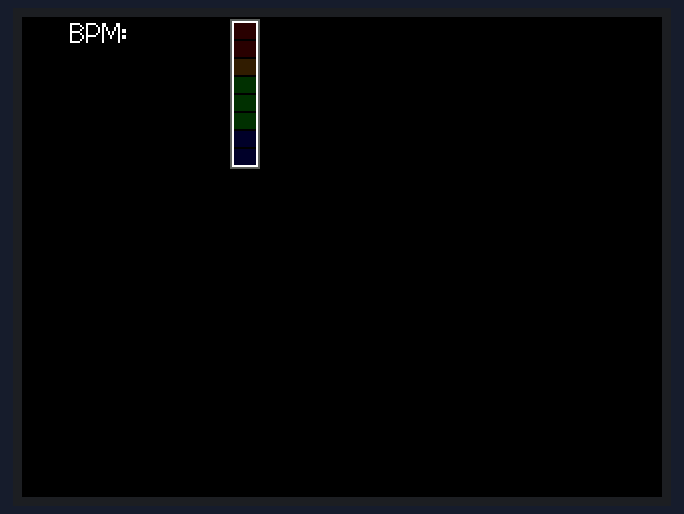
A sketch run on a simulated ESP32. Shown: 320×240 colour display. The local clock reads 2024-03-15 10:24:30 at power-on unless the sketch sets it; nothing arrives over Bluetooth unless stated; what the sketch prints to the serial monitor is not drawn.

Above: at 5.3 s.
At 7.17 s:
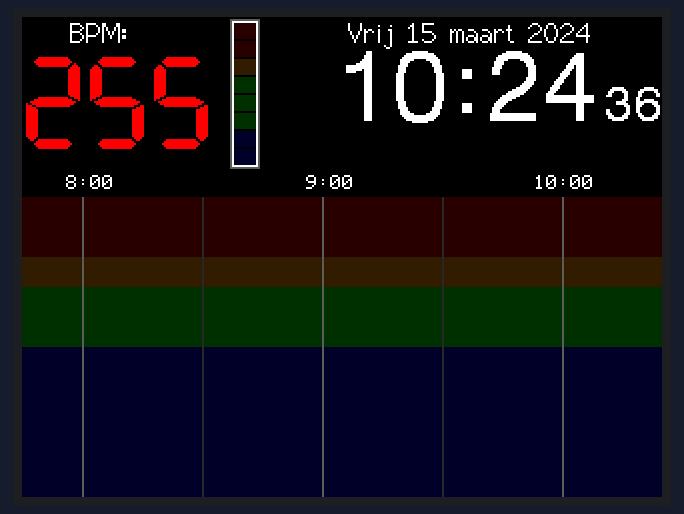
At 7.72 s:
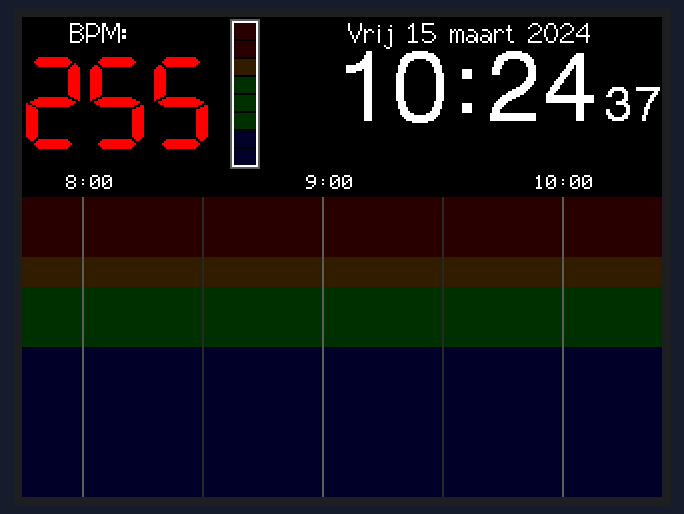
At 8.98 s:
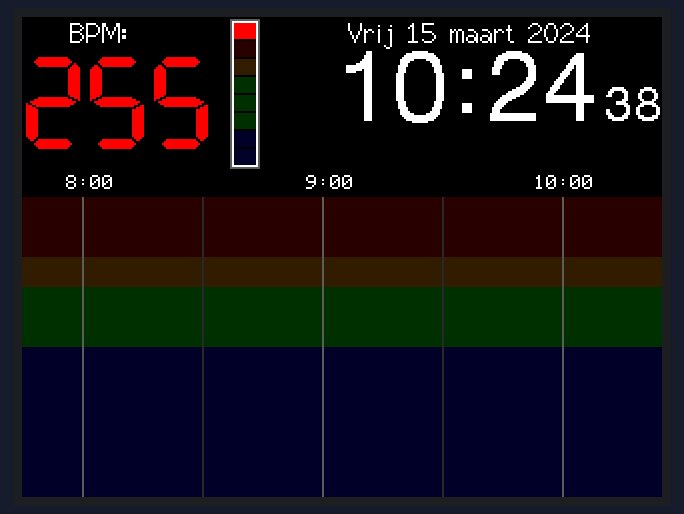

The sketch:

ESP32-2432S028_Heart_Rate_Monitor.ino
```cpp
#include <BLEDevice.h>
#include <TFT_eSPI.h>
#include <TimeLib.h>
#include <Wire.h>
#include <DS1307RTC.h>

#define DEBUG 1
#define PROGRAM_NAME    "ESP32-2432S028 Heart Rate Monitor"
#define PROGRAM_VERSION "0.3a"


#if DEBUG == 1
#define debug(x)   Serial.print(x)
#define debugln(x) Serial.println(x)
#else
#define debug(x)
#define debugln(x)
#endif


#define TFT_GREY      0x5AEB
#define TFT_BG_RED     10240
#define TFT_BG_ORANGE  12512
#define TFT_BG_GREEN     384
#define TFT_BG_BLUE        5
#define TFT_BG_GREY    10565


static BLEUUID serviceUUID("0000180d");
static BLEUUID charUUID("00002a37");

static BLERemoteCharacteristic* pRemoteCharacteristic;
static BLEAdvertisedDevice*     myDevice;

static boolean doConnect    = false;
static boolean connected    = false;
static boolean doScan       = false;

static uint16_t ppi_latest  = 1;
static uint8_t  bpm_latest  = 255;
static uint16_t ts_latest;

static uint16_t bufferIndex = 0;
static uint16_t PPIBuffer[16384];
static uint8_t  BPMBuffer[16384];

const char dayOfTheWeek[7][5] = {"Zon", "Maa", "Din", "Woe", "Don", "Vrij", "Zat"};
const char monthLong[12][10]  = {
  "januari",
  "februari",
  "maart",
  "april",
  "mei",
  "juni",
  "juli",
  "augustus",
  "september",
  "oktober",
  "november",
  "december" };

unsigned long millis_c = 0;
unsigned long millis_p = 0;
boolean  blink1;
uint8_t  seconds_c, seconds_p, minute_c, minute_p, halfMin_c, halfMin_p, hour_c, hour_p, hour1, hour2;
uint8_t  bpm_min[321], bpm_max[321], bpm_avg[321];
uint8_t  bpm           = 125;
uint16_t bpmColor      = TFT_BLUE;
uint16_t bufferIndex_p = 0;
uint16_t t             = 0;

TFT_eSPI     display     = TFT_eSPI();
TFT_eSprite  graph       = TFT_eSprite(&display);
TFT_eSprite  klok        = TFT_eSprite(&display);
TFT_eSprite  klok_s      = TFT_eSprite(&display);
TFT_eSprite  label0      = TFT_eSprite(&display);
TFT_eSprite  label1      = TFT_eSprite(&display);
TFT_eSprite  label2      = TFT_eSprite(&display);
TFT_eSprite  label_rm    = TFT_eSprite(&display);
TFT_eSprite  rate        = TFT_eSprite(&display);
TFT_eSprite  ratebar     = TFT_eSprite(&display);
TFT_eSprite  ratebarleds = TFT_eSprite(&display);


// Scan for BLE servers and find the first one that advertises the service we are looking for.
class MyAdvertisedDeviceCallbacks: public BLEAdvertisedDeviceCallbacks {

  // Called for each advertising BLE server.
  void onResult(BLEAdvertisedDevice advertisedDevice) {
    Serial.print("BLE Advertised Device found: ");
    Serial.println(advertisedDevice.toString().c_str());

    // We have found a device, let us now see if it contains the service we are looking for.
    if (advertisedDevice.haveServiceUUID() && advertisedDevice.isAdvertisingService(serviceUUID)) {

      BLEDevice::getScan()->stop();
      myDevice = new BLEAdvertisedDevice(advertisedDevice);
      doConnect = true;
      doScan = true;

    } // Found our server
  } // onResult
}; // MyAdvertisedDeviceCallbacks class


void setup() {
  Serial.begin(115200);
  debugln(F("Setup start"));
  Serial.println();
  Serial.println(F(PROGRAM_NAME));
  Serial.print(F("version: "));
  Serial.println(F(PROGRAM_VERSION));
  BLEDevice::init("");

  // Retrieve a Scanner and set the callback we want to use to be informed when we
  // have detected a new device.  Specify that we want active scanning and start the
  // scan to run for 5 seconds.
  BLEScan* pBLEScan = BLEDevice::getScan();
  pBLEScan->setAdvertisedDeviceCallbacks(new MyAdvertisedDeviceCallbacks());
  pBLEScan->setInterval(1349);
  pBLEScan->setWindow(449);
  pBLEScan->setActiveScan(true);
  pBLEScan->start(5, false);

  Wire.begin(27,22);
  display.init();
  display.setRotation(1);
  display.invertDisplay(true);
  display.fillScreen(TFT_BLACK);
  display.setTextSize(1);
  display.setTextColor(TFT_WHITE,TFT_BLACK);
  display.setCursor(24, 0, 2);
  display.print("BPM:");

  setSyncProvider(RTC.get);
#if DEBUG == 1
  if (timeStatus() == timeSet) Serial.println("RTC has set the system time");
  else                         Serial.println("Unable to sync with the RTC");
#endif

  label0.setColorDepth(1);
  label0.setTextColor(TFT_WHITE,TFT_BLACK);
  label0.createSprite(30,8);
  label0.fillSprite(TFT_BLACK);
  label1.setColorDepth(1);
  label1.setTextColor(TFT_WHITE,TFT_BLACK);
  label1.createSprite(30,8);
  label1.fillSprite(TFT_BLACK);
  label2.setColorDepth(1);
  label2.setTextColor(TFT_WHITE,TFT_BLACK);
  label2.createSprite(30,8);
  label2.fillSprite(TFT_BLACK);
  label_rm.createSprite(30,8);
  label_rm.fillSprite(TFT_BLACK);

  graph.createSprite(320,150);

  klok.setColorDepth(1);
  klok.createSprite(163,53);
  //klok.createSprite(132,56);
  klok.setTextSize(1);
  klok.setTextColor(TFT_WHITE,TFT_BLACK);
  klok.fillSprite(TFT_BLACK);
  klok.drawChar(':', 58, 16, 6);

  klok_s.setColorDepth(1);
  klok_s.createSprite(30,20);
  klok_s.setTextSize(1);
  klok_s.setTextColor(TFT_WHITE,TFT_BLACK);

  rate.setColorDepth(8);
  rate.createSprite(96,48);
  rate.fillSprite(TFT_BLACK);
  rate.setTextSize(0);
  rate.setTextColor(TFT_WHITE,TFT_BLACK);

  ratebar.createSprite(16,75);
  ratebar.fillSprite(TFT_BLACK);
  ratebar.drawRect(1,1,13,73,TFT_WHITE);
  ratebar.drawRect(0,0,15,75,TFT_GREY);

  ratebarleds.createSprite(11,71);
  ratebarleds.fillSprite(TFT_BLACK);
  ratebarleds.fillRect(0, 0,11,8,TFT_BG_RED);
  ratebarleds.fillRect(0, 9,11,8,TFT_BG_RED);
  ratebarleds.fillRect(0,18,11,8,TFT_BG_ORANGE);
  ratebarleds.fillRect(0,27,11,8,TFT_BG_GREEN);
  ratebarleds.fillRect(0,36,11,8,TFT_BG_GREEN);
  ratebarleds.fillRect(0,45,11,8,TFT_BG_GREEN);
  ratebarleds.fillRect(0,54,11,8,TFT_BG_BLUE);
  ratebarleds.fillRect(0,63,11,8,TFT_BG_BLUE);
  ratebarleds.pushToSprite(&ratebar,2,2);

  ratebar.pushSprite(104,1);

  debugln();
  debug("Custom color calc: ");
  debugln(display.color565(40, 40, 40));

  minute_c  = minute();
  halfMin_c = (minute_c * 2) + (seconds_c / 30);

  hour_c                = hour();
  if (hour_c < 1) hour1 = 23;
  else            hour1 = hour_c - 1;
  if (hour1 < 1)  hour2 = 23;
  else            hour2 = hour1 - 1;
  debugln(F("Setup end"));
  debugln();
}


void loop() {
  millis_c  = millis();
  seconds_c = second();
  char val_char[10];

  if (doConnect == true) {
    debug(F("var doConect == "));
    debugln(doConnect);
    debugln(F("Initiating connection to sensor..."));
    if (connectToServer()) {
      Serial.println(F("Connection to sensor succeeded"));
    } else {
      Serial.println(F("Connection to sensor failed"));
    }
    doConnect = false;
    debugln(F("-"));
  }

  if (!connected) {
    debug(F("var connected == "));
    debugln(connected);
    debugln(F("Scanning for sensor..."));
    if(doScan) BLEDevice::getScan()->start(0);  // this is just example to start scan after disconnect,
                                                // most likely there is better way to do it in Arduino
    debugln(F("-"));
  }

  // =====================================================
  // Run this section every time a measurement is received
  // =====================================================
  if (bufferIndex != bufferIndex_p) {
    bufferIndex_p = bufferIndex;

    float bpm_calc = (float(60000) / float(ppi_latest)) + 0.05;

#if DEBUG ==1
    Serial.println(F("=========  Per measurement section  ========="));

    dtostrf(bufferIndex, 6, 0, val_char);
    Serial.print("          index: ");
    Serial.println(val_char);

    dtostrf(ppi_latest, 5, 0, val_char);
    Serial.print("   received PPI: ");
    Serial.println(val_char);

    dtostrf(bpm_latest, 5, 0, val_char);
    Serial.print("   received BPM: ");
    Serial.println(val_char);

    dtostrf(bpm_calc, 5, 1, val_char);
    Serial.print(" calculated BPM: ");
    Serial.println(val_char);
#endif

    if ( bpm_min[t] == 0)          bpm_min[t] = 65535;
    if ( bpm_latest < bpm_min[t] ) bpm_min[t] = bpm_latest;
    if ( bpm_latest > bpm_max[t] ) bpm_max[t] = bpm_latest;

  }


  // =============================
  // Run this section every minute
  // =============================
  if (minute_c != minute_p ) {
    minute_p = minute_c;
    hour_p   = hour_c;

    debugln("=========  Per minute section  =========");

    klok.drawNumber(hour_c / 10,   0, 16, 6);
    klok.drawNumber(hour_c % 10,  29, 16, 6);
    klok.drawNumber(minute_c / 10,  75, 16, 6);
    klok.drawNumber(minute_c % 10, 104, 16, 6);
    klok.setCursor(0, 0, 2);
    klok.print(" ");
    klok.print(dayOfTheWeek[weekday()-1]);
    klok.print(" ");
    klok.print(day());
    klok.print(" ");
    klok.print(monthLong[month()-1]);
    klok.print(" ");
    klok.print(year());
    klok.pushSprite(157,0);
    klok_s.pushSprite(291,33);

    // Refresh the labels in the graph
    label0.fillSprite(1);
    label0.setCursor(0, 0, 1);
    if (hour_c < 10) label0.print(" ");
    label0.print(hour_c);
    label0.print(":00");
    label1.fillSprite(1);
    label1.setCursor(0, 0, 1);
    if (hour1 < 10) label1.print(" ");
    label1.print(hour1);
    label1.print(":00");
    label2.fillSprite(1);
    label2.setCursor(0, 0, 1);
    if (hour2 < 10) label2.print(" ");
    label2.print(hour2);
    label2.print(":00");
  }

  // ==================================
  // Run this section every half minute
  // ==================================
  if (halfMin_c != halfMin_p ) {
    halfMin_p = halfMin_c;
    t++;

    debugln("=========  Per half-minute section  =========");

    graph.fillRect(0, 0,320, 30, TFT_BG_RED);
    graph.fillRect(0,30,320, 15, TFT_BG_ORANGE);
    graph.fillRect(0,45,320, 30, TFT_BG_GREEN);
    graph.fillRect(0,75,320, 75, TFT_BG_BLUE);
    if (halfMin_c > 59) graph.drawFastVLine(379-halfMin_c,0,150,TFT_BG_GREY);
    graph.drawFastVLine(319-halfMin_c,0,150,TFT_GREY);
    graph.drawFastVLine(259-halfMin_c,0,150,TFT_BG_GREY);
    graph.drawFastVLine(199-halfMin_c,0,150,TFT_GREY);
    graph.drawFastVLine(139-halfMin_c,0,150,TFT_BG_GREY);
    if (halfMin_c < 80) graph.drawFastVLine(79-halfMin_c,0,150,TFT_GREY);
    if (halfMin_c < 20) graph.drawFastVLine(19-halfMin_c,0,150,TFT_BG_GREY);

    for (uint16_t i=t; i--; i<1) {
      //graph.drawPixel(319-i,199-bpm_max[t-i],TFT_WHITE);
      //graph.drawPixel(319-i,199-bpm_min[t-i],TFT_WHITE);
      graph.drawFastVLine(319-i,199-bpm_max[t-i],bpm_max[t-i]-bpm_min[t-i],TFT_GREY);
    }

    graph.pushSprite(0,90);

    if (halfMin_c < 20)   label0.pushSprite(285,           79);
    else                  label0.pushSprite(305-halfMin_c, 79);
                          label1.pushSprite(185-halfMin_c, 79);
    if (halfMin_c < 80) {
      if (halfMin_c > 65) label2.pushSprite(0,             79);
      else                label2.pushSprite(65-halfMin_c,  79);
    }
    else                  label_rm.pushSprite(0,           79);
  }

  // =============================
  // Run this section every second
  // =============================
  if (seconds_c != seconds_p ) {

    debugln("=========  Per second section  =========");

    seconds_p = seconds_c;
    minute_c  = minute();
    halfMin_c = (minute_c * 2) + (seconds_c / 30);
    hour_c    = hour();

    if (hour_c < 1) hour1 = 23;
    else            hour1 = hour_c - 1;
    if (hour1 < 1)  hour2 = 23;
    else            hour2 = hour1 - 1;

    klok_s.fillSprite(TFT_BLACK);
    klok_s.drawNumber(seconds_c / 10, 0, 0, 4);
    klok_s.drawNumber(seconds_c % 10,15, 0, 4);
    klok_s.pushSprite(291,33);

    if (bpm_latest < 120 ) rate.setTextColor(TFT_BLUE,TFT_BLACK);
    else {
      if (bpm_latest >= 120) rate.setTextColor(TFT_GREEN,TFT_BLACK);
      if (bpm_latest >= 150) rate.setTextColor(TFT_ORANGE,TFT_BLACK);
      if (bpm_latest >= 160) rate.setTextColor(TFT_RED,TFT_BLACK);
    }

    if   (bpm_latest > 100 ) rate.drawNumber(bpm_latest,  0, 0,7);
    else {
      if (bpm_latest >  10 ) {
        rate.fillRect(0,0,32,48,TFT_BLACK);
        rate.drawNumber(bpm_latest, 32, 0,7);
      }
      else {
        rate.fillRect(0,0,64,48,TFT_BLACK);
        rate.drawNumber(bpm_latest, 64, 0,7);
      }
    }
    rate.pushSprite(0,19);
  }

  // =======================================
  // Run this section every part of a second
  // =======================================
  if ( (millis_c - millis_p) >  250 ) {
    millis_p = millis_c;

    debugln("=========  Per quarter-second section  =========");

    blink1=!blink1;
    if ( blink1 ){
      if (bpm_latest < 90) ratebar.fillRect(2,65,11,8, TFT_BLUE);
      else if (bpm_latest < 120) ratebar.fillRect(2,56,11,8, TFT_BLUE);
           else if (bpm_latest < 130) ratebar.fillRect(2,47,11,8, TFT_GREEN);
                else if (bpm_latest < 140) ratebar.fillRect(2,38,11,8, TFT_GREEN);
                     else if (bpm_latest < 150) ratebar.fillRect(2,29,11,8, TFT_GREEN);
                          else if (bpm_latest < 160) ratebar.fillRect(2,20,11,8, TFT_ORANGE);
                               else if (bpm_latest < 170) ratebar.fillRect(2,11,11,8, TFT_RED);
                                    else ratebar.fillRect(2,2,11,8, TFT_RED);
    }
    else ratebarleds.pushToSprite(&ratebar,2,2);
    ratebar.pushSprite(104,1);
  }
}


static void notifyCallback(BLERemoteCharacteristic* pBLERemoteCharacteristic, uint8_t* pData, size_t length, bool isNotify) {
  uint16_t ppi = 1;
  //Serial.print("data: ");
  //Serial.print(length);
  //Serial.println(" [bytes]");
  //Serial.print("rate: ");
  //Serial.print(pData[1]);
  //Serial.println(" [bpm]");
  for (uint8_t i=2; i<length; i+=2) {
    ppi = pData[i]+(pData[i+1]*256);
    PPIBuffer[bufferIndex]=ppi;
    BPMBuffer[bufferIndex]=pData[1];
    bufferIndex++;
    //Serial.print("ppi : ");
    //Serial.print(ppi);
    //Serial.println(" [ms]");
  }
  if (length > 2) ppi_latest = ppi;
  bpm_latest = pData[1];
  //Serial.println();
} // notifyCallback


class MyClientCallback : public BLEClientCallbacks {
  void onConnect(BLEClient* pclient) {
  }
  void onDisconnect(BLEClient* pclient) {
    connected = false;
    Serial.println("onDisconnect");
  }
}; // MyClientCallback class


bool connectToServer() {
  Serial.print("Forming a connection to ");
  Serial.println(myDevice->getAddress().toString().c_str());

  BLEClient*  pClient  = BLEDevice::createClient();
  Serial.println(" - Created client");

  pClient->setClientCallbacks(new MyClientCallback());

  // Connect to the remove BLE Server.
  pClient->connect(myDevice);  // if you pass BLEAdvertisedDevice instead of address, it will be recognized type of peer device address (public or private)
  Serial.println(" - Connected to server");
  pClient->setMTU(517); //set client to request maximum MTU from server (default is 23 otherwise)

  // Obtain a reference to the service we are after in the remote BLE server.
  BLERemoteService* pRemoteService = pClient->getService(serviceUUID);
  if (pRemoteService == nullptr) {
    Serial.print("Failed to find our service UUID: ");
    Serial.println(serviceUUID.toString().c_str());
    pClient->disconnect();
    return false;
  }
  Serial.println(" - Found our service");

  // Obtain a reference to the characteristic in the service of the remote BLE server.
  pRemoteCharacteristic = pRemoteService->getCharacteristic(charUUID);
  if (pRemoteCharacteristic == nullptr) {
    Serial.print("Failed to find our characteristic UUID: ");
    Serial.println(charUUID.toString().c_str());
    pClient->disconnect();
    return false;
  }
  Serial.println(" - Found our characteristic");

  // Read the value of the characteristic.
  if(pRemoteCharacteristic->canRead()) {
    //std::string value = pRemoteCharacteristic->readValue();
    std::string value = pRemoteCharacteristic->readValue();
    Serial.print("The characteristic value was: ");
    Serial.println(value.c_str());
  }

  if(pRemoteCharacteristic->canNotify()) {
    pRemoteCharacteristic->registerForNotify(notifyCallback);
  }
  connected = true;
  return true;
} // connectToServer() function
```
